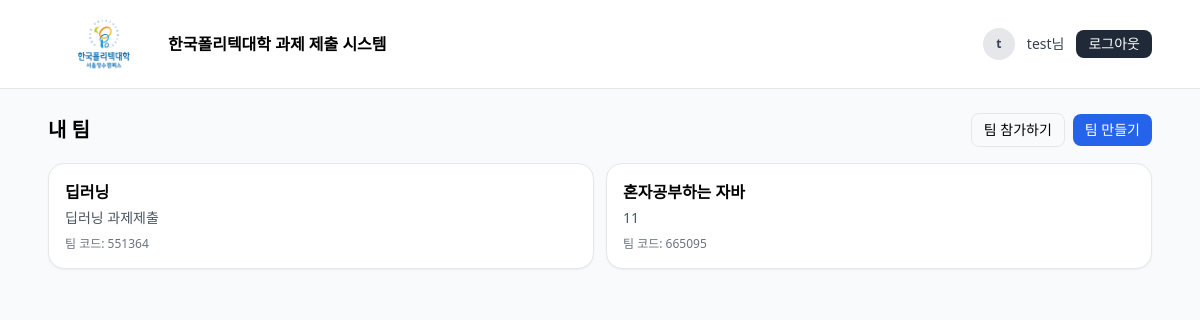
Screenshot of / (signed in) with the database file from the repository.
### submit/models.py (models this page shows, shortened)
class Team(models.Model):
    owner = models.ForeignKey(
        User, on_delete=models.CASCADE, related_name="owned_teams", verbose_name="소유자(교수)"
    )
    name = models.CharField("팀명", max_length=100)
    description = models.TextField("설명", blank=True)
    join_code = models.CharField("팀코드", max_length=6, unique=True, editable=False)
    join_code_generated_at = models.DateTimeField("팀코드 발급일시", auto_now_add=True)
    created_at = models.DateTimeField("생성일시", auto_now_add=True)
    updated_at = models.DateTimeField("수정일시", auto_now=True)
    class Meta:
        verbose_name = "팀"
        verbose_name_plural = "팀"
        constraints = [
            models.UniqueConstraint(fields=["owner", "name"], name="uq_team_owner_name"),
        ]
        ordering = ["name"]

### submit/views.py (the view)
# urls.py: path('', views.teacher_team_list, name='root'),
@login_required
def teacher_team_list(request):
    teams = (
        Team.objects.filter(
            Q(owner=request.user) |
            Q(memberships__student=request.user, memberships__status="APPROVED")
        )
        .distinct()
        .order_by("name")
    )
    return render(request, "teams/teacher_team_list.html", {"teams": teams})

### templates/teams/teacher_team_list.html (shortened to what this page needs)
{% extends 'base.html' %}
{% block content %}
<div class="flex items-center justify-between mb-4">
  <h1 class="text-xl font-semibold">내 팀</h1>
  <div class="flex items-center gap-2">
    <a href="{% url 'team_join_page' %}" class="px-3 py-1.5 rounded-lg border text-sm hover:bg-gray-50">
      팀 참가하기
    </a>
    <a href="{% url 'create_team' %}" class="px-3 py-1.5 rounded-lg bg-blue-600 text-white text-sm hover:bg-blue-500">
      팀 만들기
    </a>
  </div>
</div>
{% if teams %}
  <div class="grid md:grid-cols-2 gap-3">
    {% for t in teams %}
      <a href="{% url 'team_detail' team_id=t.id %}"
         class="rounded-2xl border bg-white p-4 shadow-sm hover:bg-gray-50 transition">
        <div class="flex items-center justify-between">
          <div class="font-semibold">{{ t.name }}</div>
        </div>
        {% if t.description %}
          <div class="text-sm text-gray-600 mt-1 line-clamp-2">{{ t.description }}</div>
        {% endif %}
        <div class="text-xs text-gray-500 mt-2">팀 코드: {{ t.join_code }}</div>
      </a>
    {% endfor %}
  </div>
{% endif %}
{% endblock %}

### templates/base.html (shortened to what this page needs)
<!doctype html>
<html lang="ko">
<head>
  {% load static %}
  <script src="https://cdn.tailwindcss.com"></script>
</head>
<body class="bg-gray-50">
  <header class="bg-white border-b border-gray-200">
    <div class="max-w-6xl mx-auto flex items-center justify-between px-6 py-3">
        <div class="flex items-center gap-2">
        <a href="{% url 'teacher_team_list' %}" class="flex items-center gap-2">
            <img src="{% static 'img/polytech.png' %}" alt="logo" class="h-[64px] w-auto" />
            <span class="font-semibold">한국폴리텍대학 과제 제출 시스템</span>
        </a>
        </div>
    <div class="flex items-center gap-3">
    {% if request.user.is_authenticated %}
        <span class="inline-flex h-8 w-8 items-center justify-center rounded-full bg-gray-200 text-xs font-semibold text-gray-700">
        {{ request.user.get_full_name|default:request.user.username|first }}
        </span>
        <span class="text-sm text-gray-700">
        {{ request.user.get_full_name|default:request.user.username }}님
        </span>
        <form method="post" action="{% url 'logout' %}">
        <button class="px-3 py-1 rounded-lg bg-gray-800 text-white text-sm hover:bg-gray-700" type="submit">
            로그아웃
        </button>
        </form>
    {% else %}
        <a href="{% url 'login' %}" class="px-3 py-1 rounded-lg bg-blue-600 text-white text-sm hover:bg-blue-500">
        로그인
        </a>
    {% endif %}
    </div>
  </header>
  <main class="max-w-6xl mx-auto px-6 py-6">
    {% block content %}{% endblock %}
  </main>
</body>
</html>

### rows the page displays
Team: name "딥러닝", description "딥러닝 과제제출", join_code "551364"
Team: name "혼자공부하는 자바", description "11", join_code "665095"

### other values shown
{{ request.user.get_full_name|default:request.user.username|first }} "t"
{{ request.user.get_full_name|default:request.user.username }} "test"
